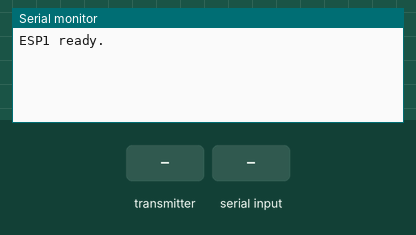
The sketch below on a simulated ESP32. Parts: the last lines printed to the serial monitor. The test bench sets the inputs (shaded band).

Above: at 1.2 s.
1.3 s: the transmitter starts sending deviceID = 0
At 1.61 s:
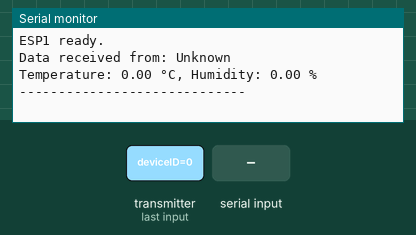
2.8 s: "1" received over the second serial link
At 3.11 s:
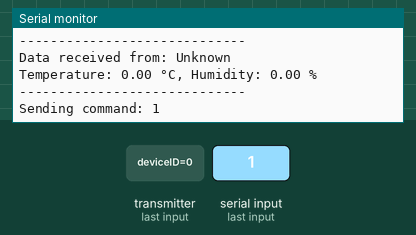
4.3 s: "A" received over the second serial link
At 4.61 s:
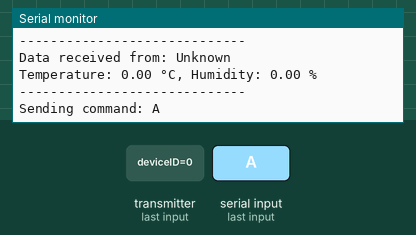
5.8 s: "B" received over the second serial link
At 6.11 s:
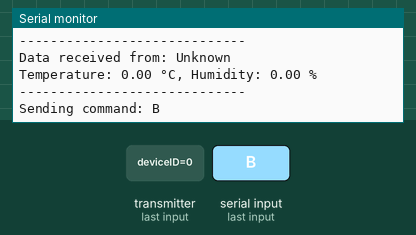
7.3 s: "C" received over the second serial link
At 7.61 s:
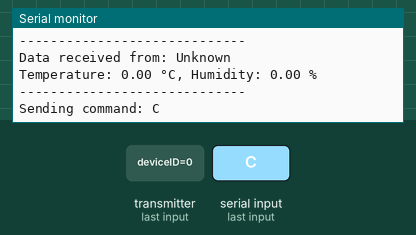
8.8 s: "D" received over the second serial link
At 9.11 s:
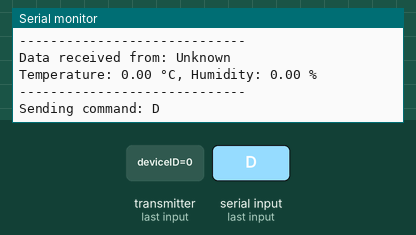

The sketch:

Master.ino
```cpp
#include <WiFi.h>
#include <esp_now.h>

// HM-10 Bluetooth Serial
#define RXD2 16
#define TXD2 17

// Structure from senders
typedef struct {
  int deviceID;
  float temperature;
  float humidity;
} struct_message;

typedef struct {
  char command;
} command_struct;

struct_message receivedData;
command_struct commandToSend;

// MAC addresses of ESP2 and ESP3
uint8_t esp2Mac[] = {0xCC, 0x7B, 0x5C, 0xF2, 0x2B, 0x24};
uint8_t esp3Mac[] = {0x34, 0x5F, 0x45, 0x12, 0xF8, 0x34};
uint8_t esp4Mac[] = {0x2C, 0xBC, 0xBB, 0x92, 0xB1, 0x18};
uint8_t esp5Mac[] = {0xC8, 0xf0, 0x9E, 0xB1, 0x38, 0x68};


bool compareMac(const uint8_t* mac1, const uint8_t* mac2) {
  for (int i = 0; i < 6; i++) {
    if (mac1[i] != mac2[i]) return false;
  }
  return true;
}

// ========== RECEIVE SENSOR DATA ==========
void onReceive(const esp_now_recv_info_t *info, const uint8_t *data, int len) {
  memcpy(&receivedData, data, sizeof(receivedData));
  String sender = "Unknown";

  if (compareMac(info->src_addr, esp2Mac)) sender = "Sender 1 (ESP2)";
  else if (compareMac(info->src_addr, esp3Mac)) sender = "Sender 2 (ESP3)";
  else if (compareMac(info->src_addr, esp4Mac)) sender = "Sender 3 (ESP4)";
  else if (compareMac(info->src_addr, esp4Mac)) sender = "Sender 3 (ESP5)";

  Serial.println("Data received from: " + sender);
  Serial.print("Temperature: "); Serial.print(receivedData.temperature);
  Serial.print(" °C, Humidity: "); Serial.print(receivedData.humidity);
  Serial.println(" %");
  Serial.println("-----------------------------");

  // Send to mobile via HM-10
  String btMessage = "From " + sender + " -> Temp: " +
                     String(receivedData.temperature, 1) + "°C, Hum: " +
                     String(receivedData.humidity, 1) + "%";
  Serial2.println(btMessage);  // Send via Bluetooth
}

// ========== SEND COMMAND ==========
void sendCommandToESP(char cmd) {
  commandToSend.command = cmd;
  Serial.print("Sending command: "); Serial.println(cmd);

  // Broadcast to both
  esp_now_send(esp2Mac, (uint8_t *)&commandToSend, sizeof(commandToSend));
  esp_now_send(esp3Mac, (uint8_t *)&commandToSend, sizeof(commandToSend));
  esp_now_send(esp4Mac, (uint8_t *)&commandToSend, sizeof(commandToSend));
  esp_now_send(esp5Mac, (uint8_t *)&commandToSend, sizeof(commandToSend));
}

// ========== SETUP ==========
void setup() {
  Serial.begin(115200);
  Serial2.begin(9600, SERIAL_8N1, RXD2, TXD2);  // HM-10 UART

  WiFi.mode(WIFI_STA);
  Serial.println("ESP1 ready.");

  if (esp_now_init() != ESP_OK) {
    Serial.println("ESP-NOW Init Failed!");
    return;
  }

  esp_now_register_recv_cb(onReceive);

  // Add peers (ESP2 & ESP3)
  esp_now_peer_info_t peerInfo = {};
  peerInfo.channel = 0;
  peerInfo.encrypt = false;

  memcpy(peerInfo.peer_addr, esp2Mac, 6);
  esp_now_add_peer(&peerInfo);

  memcpy(peerInfo.peer_addr, esp3Mac, 6);
  esp_now_add_peer(&peerInfo);
  memcpy(peerInfo.peer_addr, esp4Mac, 6);
  esp_now_add_peer(&peerInfo);
  memcpy(peerInfo.peer_addr, esp5Mac, 6);
  esp_now_add_peer(&peerInfo);

  Serial2.println("Receiver ready. Send command 1, 2, A, or 3...");
}

// ========== LOOP: READ COMMAND FROM HM-10 ==========
void loop() {
  if (Serial2.available()) {
    char cmd = Serial2.read();

    if (cmd == '1' || cmd == '2' || cmd == '3' || cmd == 'A' || cmd == 'B' || cmd == 'C' || cmd == 'D'|| cmd == 'E') {
      sendCommandToESP(cmd);
    } else {
      Serial.print("Invalid command received via HM-10: ");
      Serial.println(cmd);
    }
  }
}
```

Measured:
- after the input at 1.3 s, the serial monitor: prints a new line at once (image 1)
- after the input at 2.8 s, the serial monitor: prints a new line at once (image 2)
- after the input at 4.3 s, the serial monitor: prints a new line at once (image 3)
- after the input at 5.8 s, the serial monitor: prints a new line at once (image 4)
- after the input at 7.3 s, the serial monitor: prints a new line at once (image 5)
- after the input at 8.8 s, the serial monitor: prints a new line at once (image 6)
